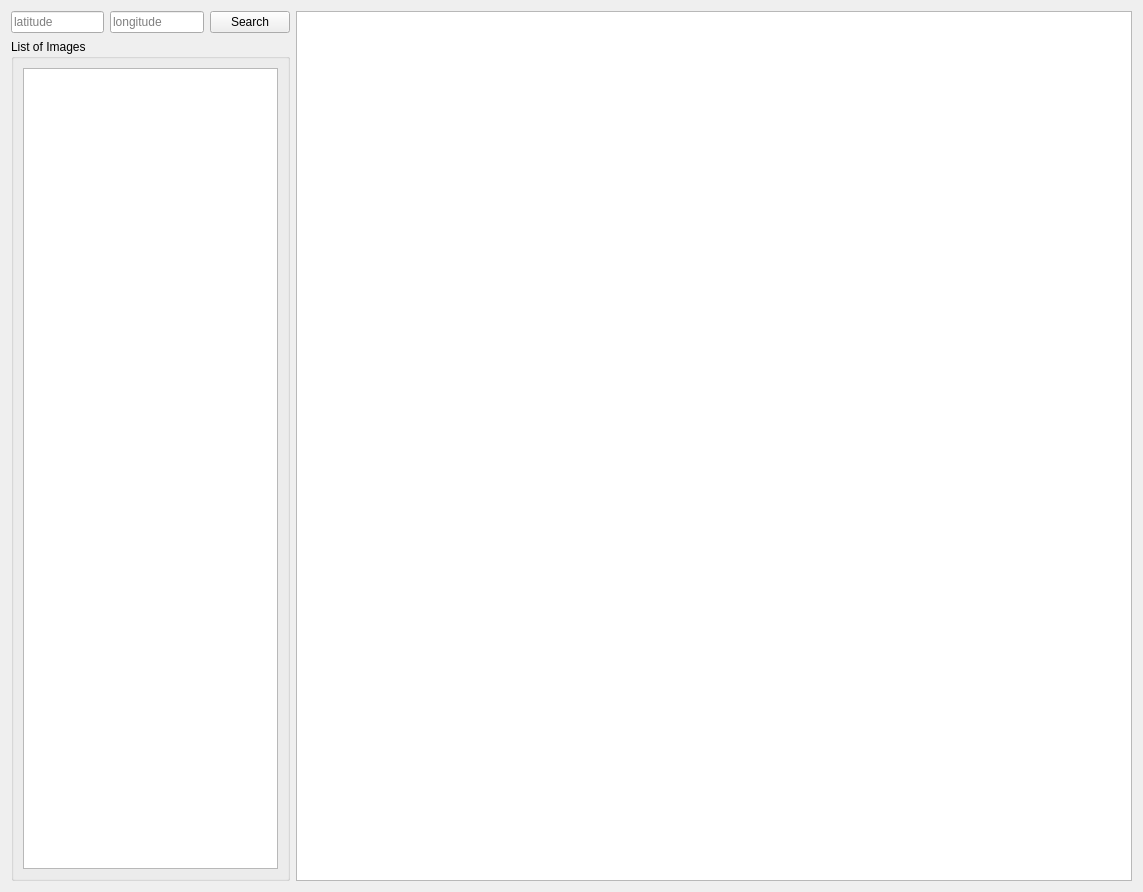
<?xml version="1.0" encoding="UTF-8"?>
<ui version="4.0">
 <class>MapTab</class>
 <widget class="QWidget" name="MapTab">
  <property name="geometry">
   <rect>
    <x>0</x>
    <y>0</y>
    <width>1143</width>
    <height>892</height>
   </rect>
  </property>
  <property name="windowTitle">
   <string>Form</string>
  </property>
  <layout class="QHBoxLayout" name="horizontalLayout" stretch="1,3">
   <item>
    <layout class="QVBoxLayout" name="layout_allImages">
     <property name="leftMargin">
      <number>0</number>
     </property>
     <property name="topMargin">
      <number>0</number>
     </property>
     <item>
      <layout class="QHBoxLayout" name="horizontalLayout_2">
       <property name="topMargin">
        <number>0</number>
       </property>
       <item>
        <widget class="QLineEdit" name="line_latitude">
         <property name="placeholderText">
          <string>latitude</string>
         </property>
        </widget>
       </item>
       <item>
        <widget class="QLineEdit" name="line_longitude">
         <property name="placeholderText">
          <string>longitude</string>
         </property>
        </widget>
       </item>
       <item>
        <widget class="QPushButton" name="button_search">
         <property name="text">
          <string>Search</string>
         </property>
        </widget>
       </item>
      </layout>
     </item>
     <item>
      <widget class="QGroupBox" name="groupBox_6">
       <property name="title">
        <string>List of Images</string>
       </property>
       <layout class="QVBoxLayout" name="verticalLayout_7">
        <item>
         <widget class="QListWidget" name="list_allImages"/>
        </item>
       </layout>
      </widget>
     </item>
    </layout>
   </item>
   <item>
    <widget class="PhotoViewer" name="viewer_map"/>
   </item>
  </layout>
 </widget>
 <customwidgets>
  <customwidget>
   <class>PhotoViewer</class>
   <extends>QGraphicsView</extends>
   <header>gui/photoViewer</header>
  </customwidget>
 </customwidgets>
 <resources/>
 <connections/>
</ui>
